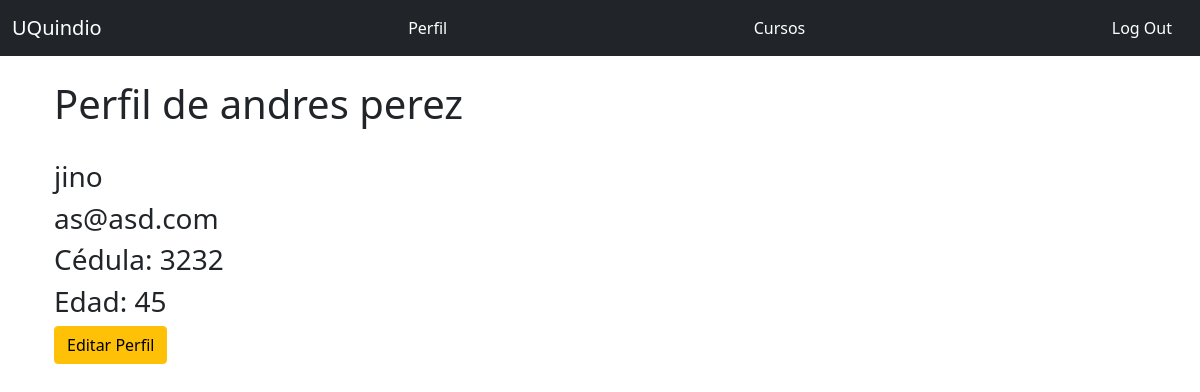
The app's page /teacher/user/jino (signed in) with its own data.
### app.py (models this page shows, shortened)
class Teacher(UserMixin, db.Model):
    __tablename__ = 'teachers'
    id = db.Column(db.Integer, primary_key = True)
    email = db.Column(db.String(64), unique=True, index=True)
    username = db.Column(db.String(64), unique=True, index=True)
    name = db.Column(db.String(64))
    last_name = db.Column(db.String(64))
    cc = db.Column(db.Integer, unique=True, index=True)
    age = db.Column(db.Integer)
    genre = db.Column(db.CHAR)
    password_hash = db.Column(db.String(128))
    role_id = db.Column(db.Integer, db.ForeignKey('roles.id'))
    course_list = db.relationship("Course",uselist=True, backref="teacher",lazy="subquery")
    @property
    def password(self):
        raise AttributeError('password no es un atributo legible')

### app.py (the view)
@app.route('/teacher/user/<username>')
@login_required
@require_role(role="Teacher")
def user_teacher(username):
    user = Teacher.query.filter_by(username=username).first_or_404()
    return render_template('user.html', user=user)

### app.py (called while the page is built)
def require_role(role):
    def decorator(func):
        @wraps(func)
        def wrapped_function(*args, **kwargs):
            if not session['account_type'] == role:
                return redirect("/404")
            else:
                return func(*args, **kwargs)
        return wrapped_function
    return decorator

@login_manager.user_loader
def load_user(user_id):
    if session['account_type'] == 'Student':
        return User.query.get(int(user_id))
    elif session['account_type'] == 'Teacher':
        return Teacher.query.get(int(user_id))
    elif session['account_type'] == 'Admin':
        return Admin.query.get(int(user_id))
    else:
      return None

### templates/user.html
{% extends "base.html" %}
{% block page_content %}
<div class="page-header">
    <h1>Perfil de {{ user.name }} {{ user.last_name }}
</div>
<br/>
<h3>{{ user.username }}</h3>
<h3>{{ user.email }}</h3>
<h3>Cédula: {{ user.cc }}</h3>
<h3>Edad: {{ user.age }}</h3>
{% if user == current_user %}
<a class="btn btn-warning" href="{{ url_for('edit_profile') }}">
 Editar Perfil
</a>
{% endif %}
{% endblock %}

### records on screen
Teacher: name "andres", last_name "perez", username "jino", email "as@asd.com", cc "3232", age "45"
